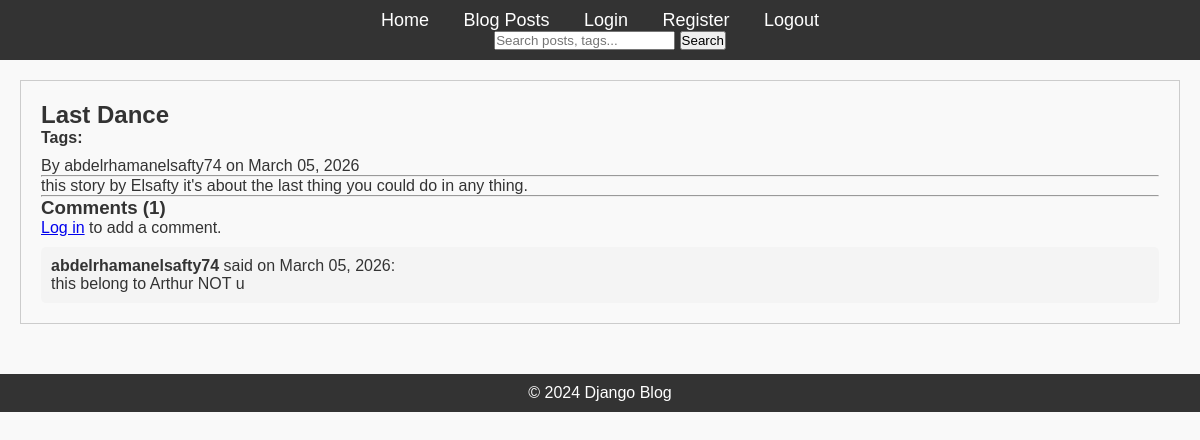
Before: /post/2/ with the older database file.
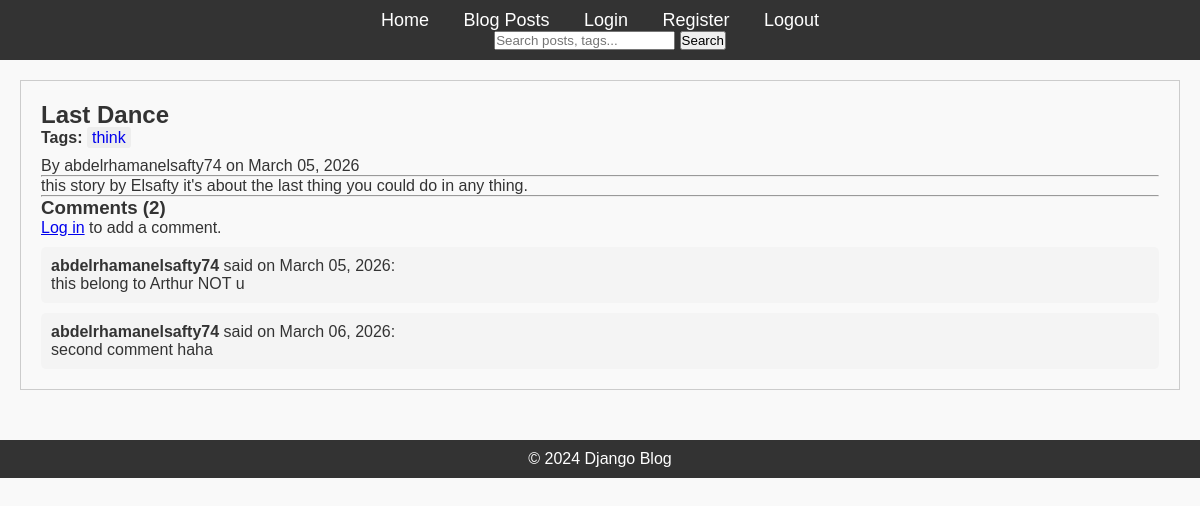
After: the same page with the newer database file.
### blog/models.py (models this page shows, shortened)
class Post(models.Model):
    title = models.CharField(max_length=200)
    content = models.TextField()
    published_date = models.DateTimeField(auto_now_add=True)
    author = models.ForeignKey(User, on_delete=models.CASCADE, related_name='posts')
    tags = TaggableManager()

class Comment(models.Model):
    post = models.ForeignKey(Post, on_delete=models.CASCADE, related_name='comments')
    author = models.ForeignKey(User, on_delete=models.CASCADE)
    content = models.TextField()
    created_at = models.DateTimeField(auto_now_add=True)
    updated_at = models.DateTimeField(auto_now=True)

### blog/views.py (the view)
# urls.py: path('post/<int:pk>/', PostDetailView.as_view(), name='post-detail'),
class PostDetailView(DetailView):
    model = Post
    template_name = 'blog/post_detail.html'

### blog/templates/blog/post_detail.html (shortened to what this page needs)
{% extends "blog/base.html" %}
{% block content %}
    <div style="border: 1px solid #ccc; padding: 20px;">
        <h2>{{ post.title }}</h2>
        <div style="margin-bottom: 10px;">
        <strong>Tags:</strong>
        {% for tag in post.tags.all %}
            <a href="{% url 'posts-by-tag' tag.slug %}" style="background-color: #eee; padding: 2px 5px; text-decoration: none; border-radius: 3px;">{{ tag.name }}</a>
        {% endfor %}
    </div>
        <p>By {{ post.author }} on {{ post.published_date|date:"F d, Y" }}</p>
        <hr>
        <p>{{ post.content }}</p>
        <hr>
        <h3>Comments ({{ post.comments.count }})</h3>
        {% if user.is_authenticated %}
            <a href="{% url 'comment-create' post.id %}"><button>Add a Comment</button></a>
        {% else %}
            <p><a href="{% url 'login' %}">Log in</a> to add a comment.</p>
        {% endif %}
        {% for comment in post.comments.all %}
            <div style="background-color: #f4f4f4; padding: 10px; margin-top: 10px; border-radius: 5px;">
                <p><strong>{{ comment.author }}</strong> said on {{ comment.created_at|date:"F d, Y" }}:</p>
                <p>{{ comment.content }}</p>
            </div>
        {% empty %}
            <p>No comments yet. Be the first to comment!</p>
        {% endfor %}
    </div>
{% endblock content %}

Changed rows visible on the page:
computed for Post "Last Dance": comments.count "1" → "2"
added Tag: name "think"
added Comment: author "abdelrhamanelsafty74", created_at "March 06, 2026", content "second comment haha"
